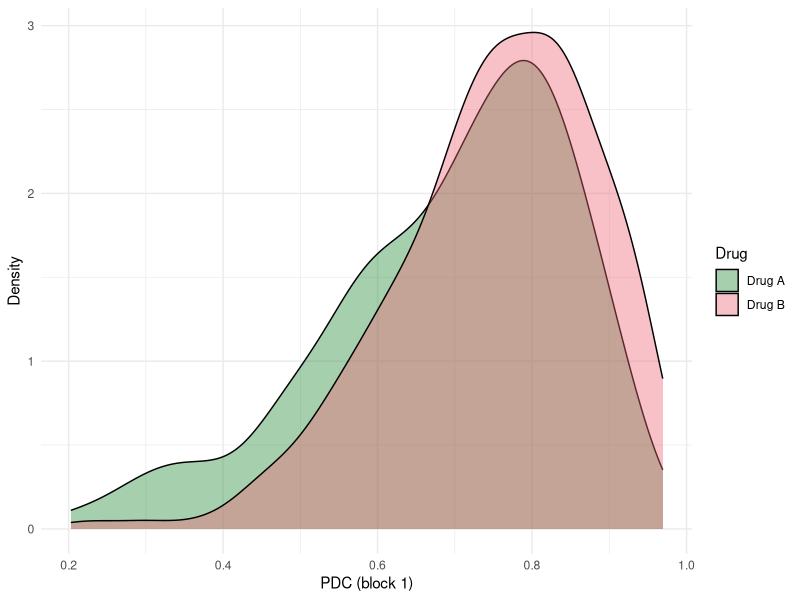
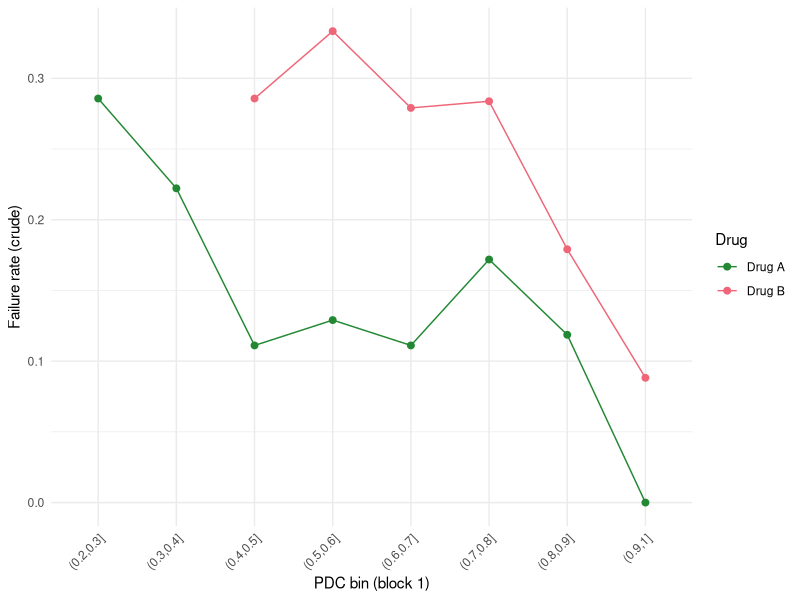

Recreate these plots in R, in order.
## ---- chunk 1
#| include: false
knitr::opts_chunk$set(
  collapse = TRUE,
  comment = "#>",
  fig.width = 7,
  fig.height = 4,
  fig.align = "center"
)
library(tidyverse)
## ---- chunk 2
#| label: sim-dgp
# Simplified DGP for the adherence forgiveness simulation
# Based on sim_v4_dgp.R from the adherence simulation project

simulate_adherence_data <- function(n = 500, K = 4, seed = 2026) {
  set.seed(seed)

  # Parameters
  alpha0 <- 1.30; alphaA <- -0.35; alphaW <- -0.20; alphaL <- -0.30
  rho <- 0.45; sigma_u <- 0.50; sigma_e <- 0.65
  beta0 <- 0.0; betaW <- 0.30; betaA <- 0.0; betaLag <- 0.35; betaP <- 0.80
  sigma_L <- 0.50
  gamma0 <- -3.80; gammaL <- 0.50; gammaW <- 0.30
  gammaP <- 2.50; gammaA <- 0.0; gammaAP <- -1.20

  # Baseline
  W0 <- rnorm(n)
  A0 <- rbinom(n, 1, 0.5)  # 1 = Drug A, 0 = Drug B
  u_i <- rnorm(n, 0, sigma_u)
  mu_i <- alpha0 + alphaA * A0 + alphaW * W0 + u_i

  # Storage
  L_mat <- PDC_mat <- matrix(NA_real_, n, K)
  Y_mat <- matrix(0L, n, K)
  eta_prev <- rep(NA_real_, n)
  failed <- rep(FALSE, n)

  for (t in 1:K) {
    # Time-varying health confounder L_t
    noise_L <- rnorm(n, 0, sigma_L)
    if (t == 1) {
      L_mat[, t] <- beta0 + betaW * W0 + betaA * A0 + noise_L
    } else {
      L_mat[, t] <- beta0 + betaW * W0 + betaA * A0 +
        betaLag * L_mat[, t-1] + betaP * (1 - PDC_mat[, t-1]) + noise_L
    }

    # Adherence (PDC) on logit scale with AR(1) persistence
    noise_e <- rnorm(n, 0, sigma_e)
    if (t == 1) {
      eta_t <- mu_i + noise_e
    } else {
      eta_t <- (1 - rho) * mu_i + rho * eta_prev + alphaL * L_mat[, t-1] + noise_e
    }
    PDC_mat[, t] <- plogis(eta_t)
    eta_prev <- eta_t

    # Virologic failure (absorbing)
    at_risk <- !failed
    if (any(at_risk)) {
      lp <- gamma0 + gammaL * L_mat[at_risk, t] + gammaW * W0[at_risk] +
        gammaP * (1 - PDC_mat[at_risk, t]) + gammaA * A0[at_risk] +
        gammaAP * A0[at_risk] * (1 - PDC_mat[at_risk, t])
      new_fail <- rbinom(sum(at_risk), 1, plogis(lp)) == 1L
      idx <- which(at_risk)
      Y_mat[idx[new_fail], t] <- 1L
      failed[idx[new_fail]] <- TRUE
    }
    if (t > 1) Y_mat[Y_mat[, t-1] == 1L, t] <- 1L
  }

  # Assemble wide data
  df <- data.frame(id = 1:n, W0 = W0, A0 = A0)
  for (t in 1:K) {
    df[[paste0("L_", t)]]   <- L_mat[, t]
    df[[paste0("PDC_", t)]] <- PDC_mat[, t]
    df[[paste0("Y_", t)]]   <- Y_mat[, t]
  }
  df$Y_final <- as.integer(rowSums(Y_mat) > 0)
  attr(df, "K") <- K
  df
}

dat <- simulate_adherence_data(n = 500, K = 4, seed = 2026)
## ---- chunk 3
#| label: fig-adherence-dist
#| fig-cap: "PDC distributions at block 1 by drug. Drug A patients have slightly lower mean adherence (the drug assignment shifts the adherence intercept), but Drug A is more forgiving of that lower adherence."
dat |>
  mutate(Drug = ifelse(A0 == 1, "Drug A", "Drug B")) |>
  ggplot(aes(x = PDC_1, fill = Drug)) +
  geom_density(alpha = 0.4) +
  labs(x = "PDC (block 1)", y = "Density") +
  scale_fill_manual(values = c("Drug A" = "#228833", "Drug B" = "#EE6677")) +
  theme_minimal()
## ---- chunk 4
# Cohort summary
dat |>
  mutate(Drug = ifelse(A0 == 1, "Drug A", "Drug B")) |>
  group_by(Drug) |>
  summarise(
    n = n(),
    mean_PDC_1 = round(mean(PDC_1), 3),
    failure_pct = round(100 * mean(Y_final), 1),
    .groups = "drop"
  ) |>
  as.data.frame()
## ---- chunk 5
#| label: fig-naive-forgiveness
#| fig-cap: "Naive (crude) adherence-outcome relationship. Each point shows the failure rate among patients with PDC in that bin during block 1. The steep relationship is partly causal and partly confounded by the treatment-confounder feedback."
dat |>
  mutate(
    Drug = ifelse(A0 == 1, "Drug A", "Drug B"),
    PDC_bin = cut(PDC_1, breaks = seq(0, 1, 0.1), include.lowest = TRUE)
  ) |>
  group_by(Drug, PDC_bin) |>
  summarise(failure_rate = mean(Y_final), n = n(), .groups = "drop") |>
  filter(n >= 5) |>
  ggplot(aes(x = PDC_bin, y = failure_rate, color = Drug, group = Drug)) +
  geom_point(size = 2) +
  geom_line() +
  labs(x = "PDC bin (block 1)", y = "Failure rate (crude)") +
  scale_color_manual(values = c("Drug A" = "#228833", "Drug B" = "#EE6677")) +
  theme_minimal() +
  theme(axis.text.x = element_text(angle = 45, hjust = 1))
